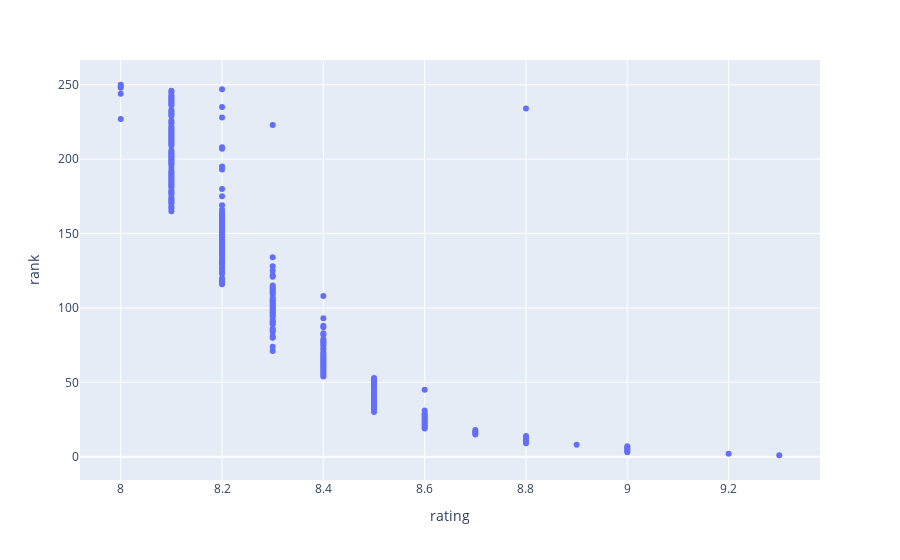

Notebook code for this chart:
### Code cell
fig = px.scatter(movies_data, x="rating", y="rank") # criar um gráfico de dispersão
fig.show() # exibindo

### Figure 1 — Plotly figure (JSON) as saved in the notebook; plotly's stock layout.template omitted (floating-point values rounded to 4 significant figures; data arrays with more than 128 entries replaced by an {"elided": "..."} marker saying what was removed)
{"data": [{"hovertemplate": "rating=%{x}<br>rank=%{y}<extra></extra>", "legendgroup": "", "marker": {"color": "#636efa", "symbol": "circle"}, "mode": "markers", "name": "", "orientation": "v", "showlegend": false, "type": "scatter", "x": {"elided": "250 float values"}, "xaxis": "x", "y": {"elided": "250 int values"}, "yaxis": "y"}], "layout": {"legend": {"tracegroupgap": 0}, "margin": {"t": 60}, "xaxis": {"anchor": "y", "domain": [0, 1], "title": {"text": "rating"}}, "yaxis": {"anchor": "x", "domain": [0, 1], "title": {"text": "rank"}}}}
